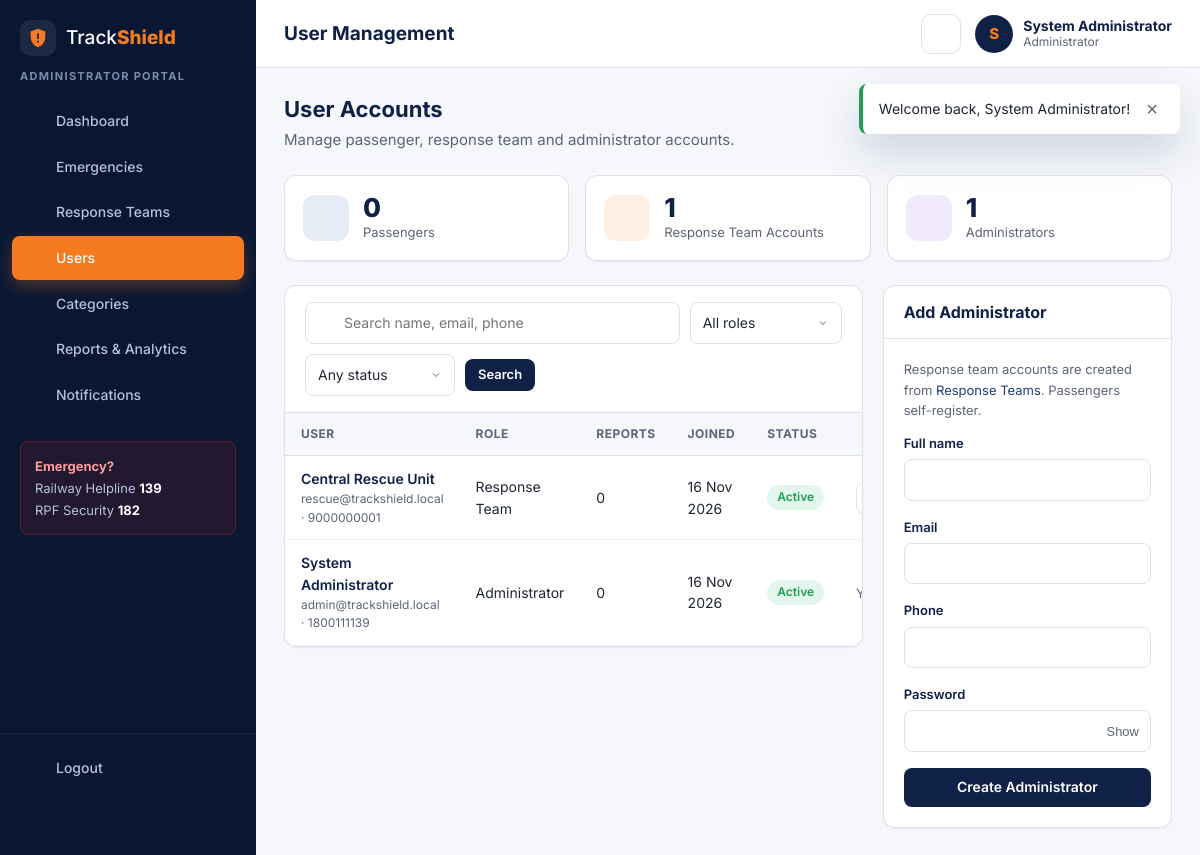
The page /admin/manage-users.php (signed in) on the database its author committed.
### tables this page shows
CREATE TABLE users (
  id          INT UNSIGNED NOT NULL AUTO_INCREMENT,
  full_name   VARCHAR(100) NOT NULL,
  email       VARCHAR(150) NOT NULL,
  phone       VARCHAR(20)  NOT NULL,
  password    VARCHAR(255) NOT NULL,
  role        ENUM('passenger','response','admin') NOT NULL DEFAULT 'passenger',
  status      ENUM('active','inactive') NOT NULL DEFAULT 'active',
  created_at  TIMESTAMP NOT NULL DEFAULT CURRENT_TIMESTAMP,
  PRIMARY KEY (id),
  UNIQUE KEY uq_users_email (email),
  KEY idx_users_role (role),
  KEY idx_users_status (status)
);

### includes/auth.php (called while the page is built, shortened)
<?php
require_once __DIR__ . '/functions.php';
function is_logged_in(): bool
{
    return !empty($_SESSION['user_id']);
}
function current_user(): ?array
{
    static $user = false;
    if ($user === false) {
        $user = null;
        if (is_logged_in()) {
            $stmt = db()->prepare('SELECT id, full_name, email, phone, role, status FROM users WHERE id = ?');
            $stmt->execute([$_SESSION['user_id']]);
            $user = $stmt->fetch() ?: null;
        }
    }
    return $user;
}
function require_role(string ...$roles): array
{
    $user = current_user();
    return $user;
}

### config/database.php (called while the page is built, shortened)
<?php
function db(): PDO
{
    static $pdo = null;
    if ($pdo === null) {
        $dsn = 'mysql:host=' . DB_HOST . ';port=' . DB_PORT . ';dbname=' . DB_NAME . ';charset=utf8mb4';
        try {
            $pdo = new PDO($dsn, DB_USER, DB_PASS, [
                PDO::ATTR_ERRMODE            => PDO::ERRMODE_EXCEPTION,
                PDO::ATTR_DEFAULT_FETCH_MODE => PDO::FETCH_ASSOC,
                PDO::ATTR_EMULATE_PREPARES   => false,
            ]);
            $pdo->exec("SET time_zone = '" . (new DateTime())->format('P') . "'");
        } catch (PDOException $e) {
            error_log('TrackShield DB connection failed: ' . $e->getMessage());
            http_response_code(500);
            exit(APP_DEBUG ? 'Database connection failed: ' . htmlspecialchars($e->getMessage())
                           : 'Service temporarily unavailable. Please try again later.');
        }
    }
    return $pdo;
}

### admin/manage-users.php (the view, shortened to what this page needs)
<?php
require_once __DIR__ . '/../includes/auth.php';
$user = require_role('admin');
$pdo = db();
$new = ['full_name' => '', 'email' => '', 'phone' => ''];
$q = input('q', '', 'GET');
$role = input('role', '', 'GET');
$status = input('status', '', 'GET');
$where = ['1=1'];
$params = [];
$w = implode(' AND ', $where);
[$page, $perPage, $offset] = paginate(15);
$s = $pdo->prepare("SELECT u.*, (SELECT COUNT(*) FROM emergencies e WHERE e.user_id = u.id) AS reports
                    FROM users u WHERE $w ORDER BY u.created_at DESC, u.id DESC LIMIT $perPage OFFSET $offset");
$s->execute($params);
$rows = $s->fetchAll();
$counts = $pdo->query("SELECT role, COUNT(*) FROM users GROUP BY role")->fetchAll(PDO::FETCH_KEY_PAIR);
$roleLabel = ['passenger' => 'Passenger', 'response' => 'Response Team', 'admin' => 'Administrator'];
$pageTitle = 'User Management';
$layout = 'app';
require __DIR__ . '/../includes/header.php';
?>
<div class="page-head"><div><h2>User Accounts</h2><p>Manage passenger, response team and administrator accounts.</p></div></div>
<div class="stat-grid cols-3">
    <div class="stat-card"><span class="ic ic-navy"><?= icon('users', 22) ?></span><div><div class="val"><?= (int)($counts['passenger'] ?? 0) ?></div><div class="lbl">Passengers</div></div></div>
    <div class="stat-card"><span class="ic ic-orange"><?= icon('team', 22) ?></span><div><div class="val"><?= (int)($counts['response'] ?? 0) ?></div><div class="lbl">Response Team Accounts</div></div></div>
    <div class="stat-card"><span class="ic ic-purple"><?= icon('dashboard', 22) ?></span><div><div class="val"><?= (int)($counts['admin'] ?? 0) ?></div><div class="lbl">Administrators</div></div></div>
</div>
<div class="grid-main-side">
    <div class="card">
        <form class="filters" method="get" data-autosubmit>
            <div class="search input-icon"><?= icon('search', 18) ?><input class="form-control" type="search" name="q" value="<?= e($q) ?>" placeholder="Search name, email, phone"></div>
            <select class="form-control" name="role" aria-label="Role"><option value="">All roles</option>
                <?php foreach ($roleLabel as $k => $v): ?><option value="<?= $k ?>" <?= $role === $k ? 'selected' : '' ?>><?= $v ?></option><?php endforeach; ?></select>
            <select class="form-control" name="status" aria-label="Status"><option value="">Any status</option>
                <option value="active" <?= $status === 'active' ? 'selected' : '' ?>>Active</option><option value="inactive" <?= $status === 'inactive' ? 'selected' : '' ?>>Inactive</option></select>
            <button class="btn btn-primary btn-sm" type="submit">Search</button>
        </form>
        <?php if (!$rows): ?><div class="empty-state"><p>No users found.</p></div><?php else: ?>
        <div class="table-wrap"><table class="table responsive">
            <thead><tr><th>User</th><th>Role</th><th>Reports</th><th>Joined</th><th>Status</th><th></th></tr></thead>
            <tbody><?php foreach ($rows as $r): ?>
                <tr>
                    <td class="cell-main"><span class="cell-title"><?= e($r['full_name']) ?></span><span class="cell-sub"><?= e($r['email']) ?> · <?= e($r['phone']) ?></span></td>
                    <td data-label="Role"><?= e($roleLabel[$r['role']]) ?></td>
                    <td data-label="Reports"><?= (int)$r['reports'] ?></td>
                    <td data-label="Joined"><?= e(format_dt($r['created_at'], 'd M Y')) ?></td>
                    <td data-label="Status"><?= $r['status'] === 'active' ? '<span class="badge status-resolved">Active</span>' : '<span class="badge status-rejected">Inactive</span>' ?></td>
                    <td data-label="">
                        <?php if ((int)$r['id'] !== (int)$user['id']): ?>
                        <form method="post" class="inline-form" data-confirm="<?= $r['status'] === 'active' ? 'Deactivate ' . e($r['full_name']) . '? They will be logged out and unable to sign in.' : 'Re-activate ' . e($r['full_name']) . '?' ?>" data-confirm-variant="<?= $r['status'] === 'active' ? 'danger' : '' ?>">
                            <button class="btn btn-sm <?= $r['status'] === 'active' ? 'btn-ghost' : 'btn-success' ?>" type="submit"><?= $r['status'] === 'active' ? 'Deactivate' : 'Activate' ?></button>
                        </form>
                        <?php else: ?><span class="muted small">You</span><?php endif; ?>
                    </td>
                </tr>
            <?php endforeach; ?></tbody>
        </table></div>
        <?php endif; ?>
    </div>
    <div class="card">
        <div class="card-header"><h3>Add Administrator</h3></div>
        <div class="card-body">
            <p class="muted small">Response team accounts are created from <a href="<?= e(url('admin/manage-teams.php')) ?>">Response Teams</a>. Passengers self-register.</p>
            <form method="post" data-validate-form>
                <div class="form-group"><label for="full_name">Full name</label><input class="form-control" id="full_name" name="full_name" maxlength="100" value="<?= e($new['full_name']) ?>" data-validate="required"><?= uerr($errors, 'full_name') ?></div>
                <div class="form-group"><label for="email">Email</label><input class="form-control" type="email" id="email" name="email" maxlength="150" value="<?= e($new['email']) ?>" data-validate="required email"><?= uerr($errors, 'email') ?></div>
                <div class="form-group"><label for="phone">Phone</label><input class="form-control" type="tel" id="phone" name="phone" maxlength="16" value="<?= e($new['phone']) ?>" data-validate="required phone"><?= uerr($errors, 'phone') ?></div>
                <div class="form-group"><label for="password">Password</label><div class="password-wrap"><input class="form-control" type="password" id="password" name="password" maxlength="72" autocomplete="new-password" data-validate="required password"><button type="button" class="toggle-pass small">Show</button></div><?= uerr($errors, 'password') ?></div>
                <button class="btn btn-primary btn-block" type="submit">Create Administrator</button>
            </form>
        </div>
    </div>
</div>
<?php require __DIR__ . '/../includes/footer.php'; ?>

### includes/navbar.php (shortened to what this page needs)
<?php
$navUser = current_user();
$currentScript = basename($_SERVER['SCRIPT_NAME'] ?? '');
$brand = '<a class="brand" href="' . e(url('index.php')) . '"><span class="brand-mark" aria-hidden="true"><svg viewBox="0 0 24 24" width="22" height="22"><path fill="currentColor" d="M12 2 4 5v6c0 5 3.4 9.7 8 11 4.6-1.3 8-6 8-11V5l-8-3Zm-1 5h2v6h-2V7Zm0 8h2v2h-2v-2Z"/></svg></span><span>Track<strong>Shield</strong></span></a>';
if ($layout !== 'app'): ?>
<header class="site-nav">
    <div class="container nav-inner">
        <?= $brand ?>
        <button class="nav-toggle" type="button" aria-label="Toggle navigation" aria-expanded="false" data-toggle="nav"><?= icon('menu') ?></button>
        <nav class="nav-links" id="siteNav">
            <a href="<?= e(url('index.php#features')) ?>">Features</a>
            <a href="<?= e(url('index.php#how-it-works')) ?>">How it Works</a>
            <a href="<?= e(url('index.php#helplines')) ?>">Helplines</a>
            <?php if ($navUser): ?>
                <a class="btn btn-primary btn-sm" href="<?= e(url(dashboard_path($navUser['role']))) ?>">My Dashboard</a>
            <?php else: ?>
                <a href="<?= e(url('login.php')) ?>" class="<?= $currentScript === 'login.php' ? 'active' : '' ?>">Login</a>
                <a class="btn btn-accent btn-sm" href="<?= e(url('register.php')) ?>">Register</a>
            <?php endif; ?>
        </nav>
    </div>
</header>
<main class="site-main">
<?php else:
    $navRole = $navUser['role'] ?? 'passenger';
    $menus = [
        'passenger' => [
            ['passenger/dashboard.php', 'Dashboard', 'dashboard'],
            ['passenger/report-emergency.php', 'Report Emergency', 'alert'],
            ['passenger/my-emergencies.php', 'My Emergencies', 'list'],
            ['passenger/notifications.php', 'Notifications', 'bell'],
        ],
        'response' => [
            ['response/dashboard.php', 'Dashboard', 'dashboard'],
            ['response/assigned-emergencies.php', 'Assigned Emergencies', 'list'],
            ['response/notifications.php', 'Notifications', 'bell'],
        ],
        'admin' => [
            ['admin/dashboard.php', 'Dashboard', 'dashboard'],
            ['admin/emergencies.php', 'Emergencies', 'alert'],
            ['admin/manage-teams.php', 'Response Teams', 'team'],
            ['admin/manage-users.php', 'Users', 'users'],
            ['admin/categories.php', 'Categories', 'tag'],
            ['admin/reports.php', 'Reports & Analytics', 'chart'],
            ['admin/notifications.php', 'Notifications', 'bell'],
        ],
    ];
    $navRoleLabel = ['passenger' => 'Passenger', 'response' => 'Response Team', 'admin' => 'Administrator'][$navRole];
    $unread = $navUser ? unread_notification_count(db(), (int)$navUser['id']) : 0;
    $sectionMap = ['emergency-details.php' => ['passenger' => 'my-emergencies.php', 'admin' => 'emergencies.php', 'response' => 'assigned-emergencies.php'],
                   'assign-team.php' => ['admin' => 'emergencies.php'], 'update-status.php' => ['response' => 'assigned-emergencies.php']];
    $activeScript = $sectionMap[$currentScript][$navRole] ?? $currentScript;
?>
<div class="app">
    <aside class="sidebar" id="sidebar">
        <div class="sidebar-head"><?= $brand ?></div>
        <div class="sidebar-role"><?= e($navRoleLabel) ?> Portal</div>
        <nav class="sidebar-nav">
            <?php foreach ($menus[$navRole] as [$href, $label, $ic]): ?>
                <a href="<?= e(url($href)) ?>" class="<?= basename($href) === $activeScript ? 'active' : '' ?>">
                    <?= icon($ic) ?><span><?= e($label) ?></span>
                </a>
            <?php endforeach; ?>
        </nav>
        <div class="sidebar-help">
            <strong>Emergency?</strong>
            <span>Railway Helpline <b>139</b></span>
            <span>RPF Security <b>182</b></span>
        </div>
        <form method="post" action="<?= e(url('logout.php')) ?>" class="sidebar-logout">
            <button type="submit"><?= icon('logout') ?><span>Logout</span></button>
        </form>
    </aside>
    <div class="app-main">
        <header class="topbar">
            <h1 class="topbar-title"><?= e($pageTitle) ?></h1>
            <div class="topbar-actions">
                <a class="icon-btn bell" href="<?= e(url($navRole . '/notifications.php')) ?>" aria-label="Notifications">
                    <?= icon('bell') ?><?php if ($unread > 0): ?><span class="dot"><?= $unread > 9 ? '9+' : $unread ?></span><?php endif; ?>
                </a>
                <div class="user-chip">
                    <span class="avatar"><?= e(mb_strtoupper(mb_substr($navUser['full_name'] ?? '?', 0, 1))) ?></span>
                    <span class="user-meta"><strong><?= e($navUser['full_name'] ?? '') ?></strong><small><?= e($navRoleLabel) ?></small></span>
                </div>
            </div>
        </header>
        <main class="content">
<?php endif; ?>

### rows shown on the page
users: role "ADMINISTRATOR", full_name "S", full_name "System Administrator", role "Administrator", email "admin@trackshield.local", phone "1800111139", reports "0", created_at "16 Nov 2026", status "Active"
users: full_name "Central Rescue Unit", email "rescue@trackshield.local", phone "9000000001", role "Response Team", reports "0", created_at "16 Nov 2026", status "Active"

### other values the page prints
$label "Dashboard"
$label "Emergencies"
$label "Response Teams"
$label "Users"
$label "Categories"
$label "Reports & Analytics"
$label "Notifications"
$pageTitle "User Management"
$counts['passenger'] "0"
$counts['response'] "1"
$counts['admin'] "1"
$f['message'] "Welcome back, System Administrator!"
